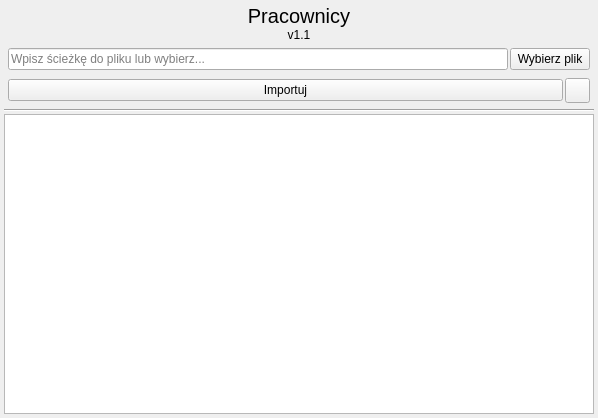
<?xml version="1.0" encoding="UTF-8"?>
<ui version="4.0">
 <class>Form</class>
 <widget class="QWidget" name="Form">
  <property name="geometry">
   <rect>
    <x>0</x>
    <y>0</y>
    <width>598</width>
    <height>418</height>
   </rect>
  </property>
  <property name="windowTitle">
   <string>Form</string>
  </property>
  <layout class="QGridLayout" name="gridLayout">
   <property name="leftMargin">
    <number>0</number>
   </property>
   <property name="topMargin">
    <number>0</number>
   </property>
   <property name="rightMargin">
    <number>0</number>
   </property>
   <property name="bottomMargin">
    <number>0</number>
   </property>
   <property name="spacing">
    <number>0</number>
   </property>
   <item row="0" column="0">
    <widget class="QWidget" name="widget" native="true">
     <layout class="QVBoxLayout" name="verticalLayout_3">
      <property name="spacing">
       <number>2</number>
      </property>
      <property name="leftMargin">
       <number>4</number>
      </property>
      <property name="topMargin">
       <number>4</number>
      </property>
      <property name="rightMargin">
       <number>4</number>
      </property>
      <property name="bottomMargin">
       <number>4</number>
      </property>
      <item>
       <widget class="QWidget" name="widget_2" native="true">
        <layout class="QVBoxLayout" name="verticalLayout">
         <property name="spacing">
          <number>0</number>
         </property>
         <property name="leftMargin">
          <number>0</number>
         </property>
         <property name="topMargin">
          <number>0</number>
         </property>
         <property name="rightMargin">
          <number>0</number>
         </property>
         <property name="bottomMargin">
          <number>0</number>
         </property>
         <item>
          <widget class="QLabel" name="label">
           <property name="font">
            <font>
             <pointsize>15</pointsize>
            </font>
           </property>
           <property name="text">
            <string>Pracownicy</string>
           </property>
           <property name="alignment">
            <set>Qt::AlignCenter</set>
           </property>
          </widget>
         </item>
         <item>
          <widget class="QLabel" name="label_2">
           <property name="text">
            <string>v1.1</string>
           </property>
           <property name="alignment">
            <set>Qt::AlignCenter</set>
           </property>
          </widget>
         </item>
        </layout>
       </widget>
      </item>
      <item>
       <widget class="QWidget" name="widget_4" native="true">
        <layout class="QVBoxLayout" name="verticalLayout_2">
         <property name="spacing">
          <number>0</number>
         </property>
         <property name="leftMargin">
          <number>0</number>
         </property>
         <property name="topMargin">
          <number>0</number>
         </property>
         <property name="rightMargin">
          <number>0</number>
         </property>
         <property name="bottomMargin">
          <number>0</number>
         </property>
         <item>
          <widget class="QWidget" name="widget_3" native="true">
           <layout class="QHBoxLayout" name="horizontalLayout">
            <property name="spacing">
             <number>2</number>
            </property>
            <property name="leftMargin">
             <number>4</number>
            </property>
            <property name="topMargin">
             <number>4</number>
            </property>
            <property name="rightMargin">
             <number>4</number>
            </property>
            <property name="bottomMargin">
             <number>4</number>
            </property>
            <item>
             <widget class="QLineEdit" name="ed_sciezka_dane">
              <property name="placeholderText">
               <string>Wpisz ścieżkę do pliku lub wybierz...</string>
              </property>
             </widget>
            </item>
            <item>
             <widget class="QPushButton" name="btn_przegladaj">
              <property name="text">
               <string>Wybierz plik</string>
              </property>
             </widget>
            </item>
           </layout>
          </widget>
         </item>
         <item>
          <widget class="QWidget" name="widget_5" native="true">
           <layout class="QHBoxLayout" name="horizontalLayout_2">
            <property name="spacing">
             <number>2</number>
            </property>
            <property name="leftMargin">
             <number>4</number>
            </property>
            <property name="topMargin">
             <number>4</number>
            </property>
            <property name="rightMargin">
             <number>4</number>
            </property>
            <property name="bottomMargin">
             <number>4</number>
            </property>
            <item>
             <widget class="QPushButton" name="btn_importuj">
              <property name="text">
               <string>Importuj</string>
              </property>
             </widget>
            </item>
            <item>
             <widget class="QPushButton" name="btn_pomoc">
              <property name="minimumSize">
               <size>
                <width>25</width>
                <height>25</height>
               </size>
              </property>
              <property name="maximumSize">
               <size>
                <width>25</width>
                <height>25</height>
               </size>
              </property>
              <property name="text">
               <string/>
              </property>
              <property name="icon">
               <iconset resource="../icon.qrc">
                <normaloff>:/icon/img/svg_icons/help-circle.svg</normaloff>:/icon/img/svg_icons/help-circle.svg</iconset>
              </property>
             </widget>
            </item>
           </layout>
          </widget>
         </item>
        </layout>
       </widget>
      </item>
      <item>
       <widget class="Line" name="line">
        <property name="orientation">
         <enum>Qt::Horizontal</enum>
        </property>
       </widget>
      </item>
      <item>
       <widget class="QTableWidget" name="tab_dane"/>
      </item>
     </layout>
    </widget>
   </item>
  </layout>
 </widget>
 <resources>
  <include location="../icon.qrc"/>
 </resources>
 <connections/>
</ui>
